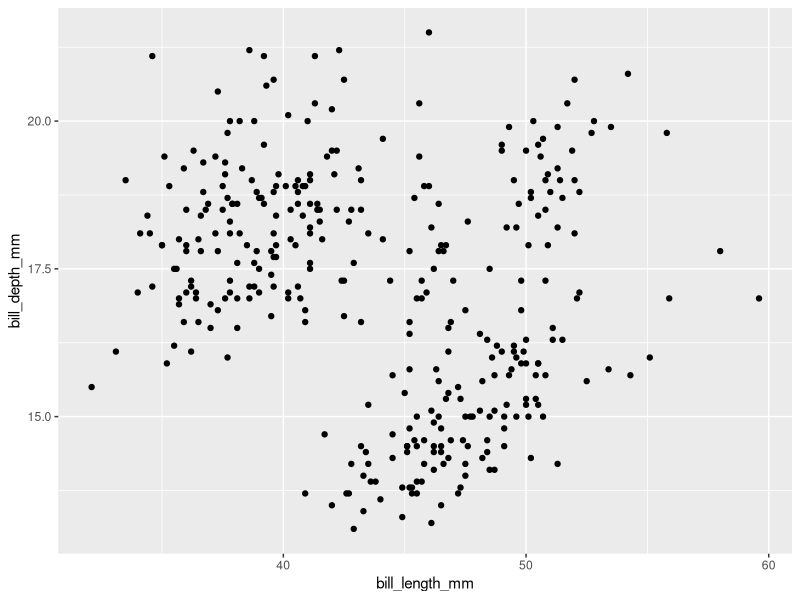
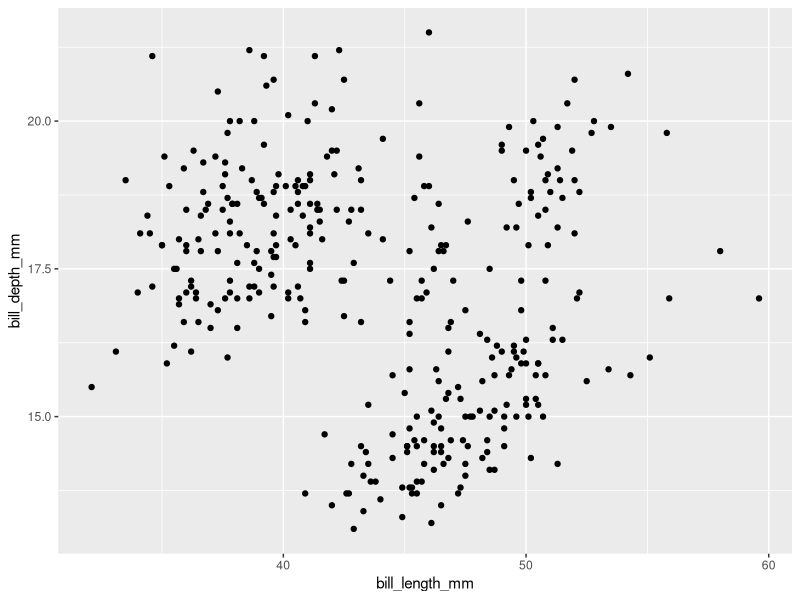
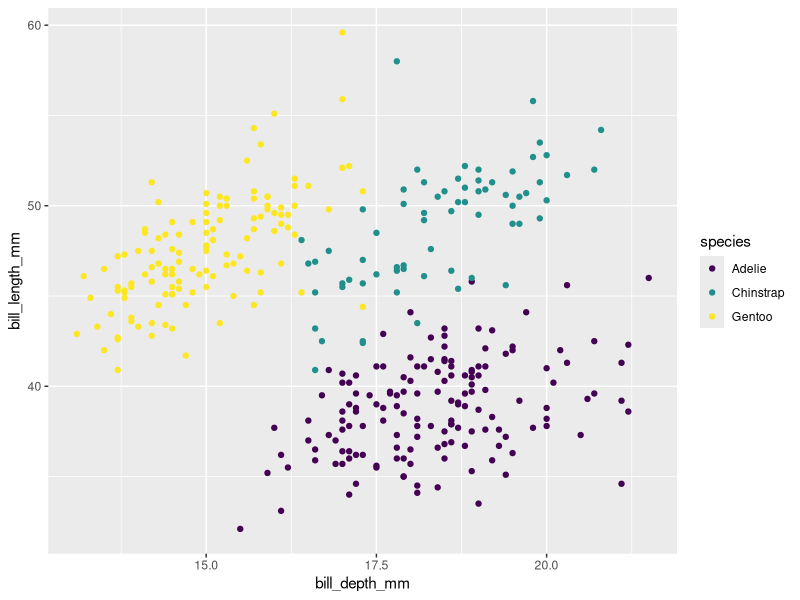

The R script that drew these images, in order:
## ---- chunk 1
# load libraries
library(palmerpenguins)
library(tidyverse)
library(kableExtra)


# assign dataset
pengdata <- penguins

# make simple plot
pengdata |> 
  ggplot(aes(x=bill_length_mm, y=bill_depth_mm))+
  geom_point()

# change figure
#|fig-align: "center"
#|label: penguin # labels plot as penguin if want to reference it in the text elsewhere
#|fig-cap: "This is my figure" # adds fig caption
pengdata |> 
  ggplot(aes(x=bill_length_mm, y=bill_depth_mm))+
  geom_point()


## ---- chunk 2
#| label: tbl-penguin-means
#| tbl-cap: "Mean bill length by species"
pengdata |>
  group_by(species) |>
  summarise(billmean = mean(bill_length_mm, na.rm = TRUE)) |>
  kbl()  |> # make it a kable table
  kable_classic() |> # add a theme
  row_spec(2, bold = TRUE, color = "white", background = "red") |> # highlight row 2
  kable_styling(full_width = FALSE) # don't make it so wide
## ---- chunk 3
#| label: fig-penguin-bill
#| fig-cap: "Bill length vs. bill depth for three penguin species."
#| echo: false

ggplot(pengdata, aes(x = bill_depth_mm, y = bill_length_mm, color = species)) +
  geom_point() +
  scale_color_viridis_d()
